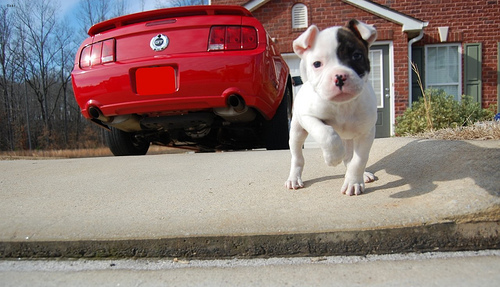
#> input picture HW2/fe-classification/input.jpg, 500 x 287 px
$ jupyter execute --allow-errors 'FE-SIFT-SURF-FAST-BRIEF-ORB copy.ipynb'
#> lines starting #> are read from the running program, lines starting #| are printed output that depends on the picture
# Feature Detection

#### The SIFT & SURF algorithms are patented by their respective creators, and while they are free to use in academic and research settings, you should technically be obtaining a license/permission from the creators if you are using them in a commercial (i.e. for-profit) application.

[cell 1]
import cv2
import numpy as np
import matplotlib.pyplot as plt
import os

[cell 2]
image = cv2.imread('input.jpg')
#> image is the input picture: shape (287, 500, 3); mean B, G, R 113.3, 118.7, 140.1
gray = cv2.cvtColor(image, cv2.COLOR_BGR2GRAY)
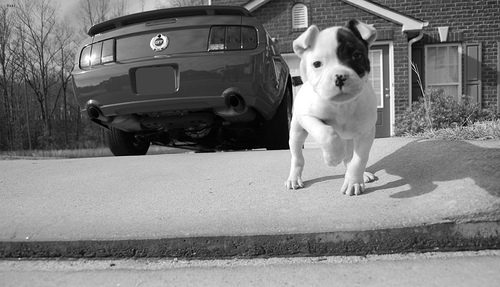
#> gray: shape (287, 500); min 0, max 255, mean 124.5
print(image.shape)
#| (287, 500, 3)

## SIFT

[cell 3]
#Create SIFT Feature Detector object
#sift = cv2.xfeatures2d.SIFT_create()
sift = cv2.SIFT_create()

[cell 4]
#Detect key points
keypoints_sift, des_sift = sift.detectAndCompute(gray, None)
#> keypoints_sift = 774 keypoints; strongest (x, y, size): (317, 64, 4.9), (90, 101, 2.4), (298, 81, 6.1), (288, 148, 2.2)
print("Number of keypoints Detected: ", len(keypoints_sift))
#| Number of keypoints Detected:  774

# Draw rich key points on input image
img2 = cv2.drawKeypoints(image, keypoints_sift, outImage = None, flags=cv2.DRAW_MATCHES_FLAGS_DRAW_RICH_KEYPOINTS)
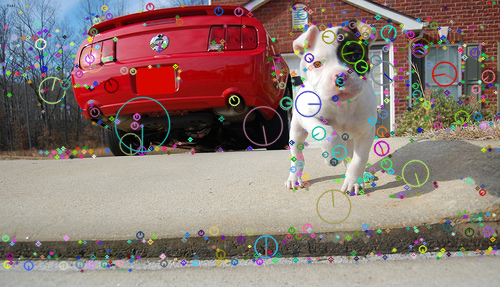
#> img2: shape (287, 500, 3); mean B, G, R 115.1, 120.5, 140.6

plt.figure(figsize = [10, 10])
plt.axis('off')
plt.imshow(cv2.cvtColor(img2, cv2.COLOR_BGR2RGB))

## Print the keypoints

[cell 5]
#Print the keypoints x, y, scale/size, angle, octave

pts = np.array([key_point.pt for key_point in keypoints_sift]).reshape(-1, 2)
#> pts = 774 pairs, first value 2.58 to 497.1, second value 2.46 to 270.6
scales = np.array([key_point.size for key_point in keypoints_sift]).reshape(-1, 1)
#> scales = 774 values, max 54.07 at index 217, min 1.8 at index 499, mean 3.98
orientations = np.array([key_point.angle for key_point in keypoints_sift]).reshape(-1, 1)
#> orientations = 774 values, max 360 at index 71, min 0.307 at index 383, mean 173
responses = np.array([key_point.response for key_point in keypoints_sift]).reshape(-1, 1)
#> responses = 774 values, max 0.109 at index 396, min 0.0134 at index 444, mean 0.0295
octaves = np.array([key_point.octave for key_point in keypoints_sift]).reshape(-1, 1)
#> octaves = 774 values, max 16646655 at index 214, min 131584 at index 90, mean 8054597.5

print(pts.shape,scales.shape,orientations.shape,responses.shape,octaves.shape)
#| (774, 2) (774, 1) (774, 1) (774, 1) (774, 1)

# [6 lines of commented-out code are left out]

## Print the descriptor

[cell 6]
print(des_sift.shape)
#| (774, 128)

## FAST

[cell 7]
# Create FAST Detector object
fast = cv2.xfeatures2d.StarDetector_create()

# Obtain Key points, by default non max suppression is On
# to turn off set fast.setBool('nonmaxSuppression', False)
keypoints = fast.detect(gray, None)
#> keypoints = 107 keypoints; strongest (x, y, size): (309, 102, 32), (293, 73, 6), (299, 93, 12), (294, 88, 4)
print("Number of keypoints Detected: ", len(keypoints))
#| Number of keypoints Detected:  107


# Draw rich keypoints on input image
img2 = cv2.drawKeypoints(image, keypoints, outImage = None, flags=cv2.DRAW_MATCHES_FLAGS_DRAW_RICH_KEYPOINTS)
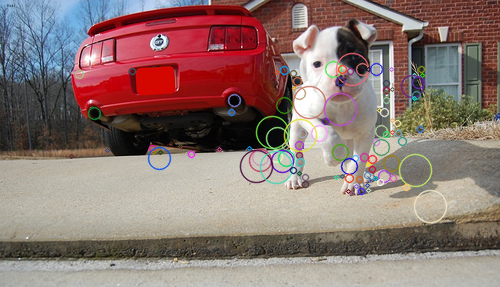
#> img2: shape (287, 500, 3); mean B, G, R 113.4, 118.5, 139.9

plt.figure(figsize = [10, 10])
plt.axis('off')
plt.imshow(cv2.cvtColor(img2, cv2.COLOR_BGR2RGB))

[cell 8]
#Print the keypoints x, y, scale/size, angle, octave

pts = np.array([key_point.pt for key_point in keypoints]).reshape(-1, 2)
#> pts = 107 pairs, first value 71 to 430, second value 69 to 206
scales = np.array([key_point.size for key_point in keypoints]).reshape(-1, 1)
#> scales = 107 values, max 32 at index 5, min 4 at index 7, mean 9.96
orientations = np.array([key_point.angle for key_point in keypoints]).reshape(-1, 1)
#> orientations = 107 values from -1 to -1
responses = np.array([key_point.response for key_point in keypoints]).reshape(-1, 1)
#> responses = 107 values, max 87.92 at index 31, min 30 at index 0, mean 38.17
octaves = np.array([key_point.octave for key_point in keypoints]).reshape(-1, 1)
#> octaves = 107 values from 0 to 0
print(pts.shape,scales.shape,orientations.shape,responses.shape,octaves.shape)
#| (107, 2) (107, 1) (107, 1) (107, 1) (107, 1)

## BRIEF Descriptors with FAST Detected Keypoints

[cell 9]
# Create FAST detector object
fast = cv2.xfeatures2d.StarDetector_create()


# Create BRIEF extractor object
brief = cv2.xfeatures2d.BriefDescriptorExtractor_create()

# Determine key points
keypoints = fast.detect(gray, None)

# Obtain descriptors and new final keypoints using BRIEF
keypoints, descriptors = brief.compute(gray, keypoints)
print("Number of keypoints Detected: ", len(keypoints))
#| Number of keypoints Detected:  107
print("Descriptors Detected: ", descriptors.shape)
#| Descriptors Detected:  (107, 32)

# Draw rich keypoints on input image
img2 = cv2.drawKeypoints(image, keypoints,outImage = None, flags=cv2.DRAW_MATCHES_FLAGS_DRAW_RICH_KEYPOINTS)
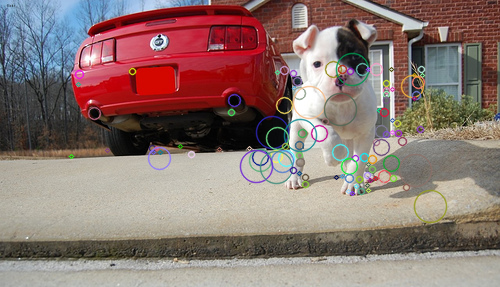
#> img2: shape (287, 500, 3); mean B, G, R 113.4, 118.6, 139.5

plt.figure(figsize = [10, 10])
plt.axis('off')
plt.imshow(cv2.cvtColor(img2, cv2.COLOR_BGR2RGB))

## Oriented FAST and Rotated BRIEF (ORB)

[cell 10]
# Create ORB object, we can specify the number of key points we desire
orb = cv2.ORB_create()

# Determine key points
keypoints = orb.detect(gray, None)
#> keypoints = 492 keypoints; strongest (x, y, size): (160, 38, 31), (288, 147, 31), (288, 146, 37.2), (159, 36, 31)

# Obtain the descriptors
keypoints, descriptors = orb.compute(gray, keypoints)
print("Number of keypoints Detected: ", len(keypoints))
#| Number of keypoints Detected:  492
print("Descriptors Detected: ", descriptors.shape)
#| Descriptors Detected:  (492, 32)

# Draw rich keypoints on input image
img2 = cv2.drawKeypoints(image, keypoints, outImage = None, flags=cv2.DRAW_MATCHES_FLAGS_DRAW_RICH_KEYPOINTS)
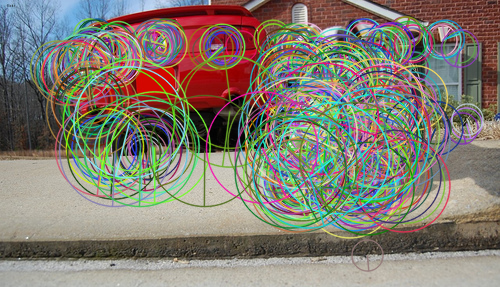
#> img2: shape (287, 500, 3); mean B, G, R 113.3, 124.4, 130.6

plt.figure(figsize = [10, 10])
plt.axis('off')
plt.imshow(cv2.cvtColor(img2, cv2.COLOR_BGR2RGB))

[cell 11]
print(keypoints[0].pt)
#| (355.0, 192.0)

## SURF

#Create SURF Feature Detector object -- have to install with pip
surf = cv2.xfeatures2d.SURF_create()#cv2.SURF_create()

# Only features, whose hessian is larger than hessianThreshold are retained by the detector
surf.hessianThreshold = 500
keypoints, descriptors = surf.detectAndCompute(gray, None)
print("Number of keypoints Detected: ", len(keypoints))

# Draw rich key points on input image
img2 = cv2.drawKeypoints(image, keypoints, flags=cv2.DRAW_MATCHES_FLAGS_DRAW_RICH_KEYPOINTS)

plt.figure(figsize = [10, 10])
plt.axis('off')
plt.imshow(cv2.cvtColor(img2, cv2.COLOR_BGR2RGB))

[cell 12]
folder1 = 'am-bulldog'
#> (the rest of this cell did not finish here and is left out)

#> (a cell that did not finish here is left out)

[cell 14]
print(des_sift.shape)
#| (774, 128)

[cell 15]
print(np.transpose(des_sift).shape)
#| (128, 774)

[cell 16]
# Perform k-means on the dataset
# Define criteria = ( type, max_iter = 10 , epsilon = 1.0 )
criteria = (cv2.TERM_CRITERIA_EPS + cv2.TERM_CRITERIA_MAX_ITER, 10, 1.0)
# Set flags (Just to avoid line break in the code)
flags = cv2.KMEANS_RANDOM_CENTERS
# Apply KMeans with number of centers, k=3
compactness,labels,centers = cv2.kmeans(des_sift,3,None,criteria,10,flags)
#> compactness = 86525595.2; labels = 774 values, max 2 at index 4, min 0 at index 0, mean 0.907
print(centers.shape)
#| (3, 128)

[cell 17]
A = des_sift[labels.ravel()==0] #features close to center 0, note we are using number of clusters or centers = 3
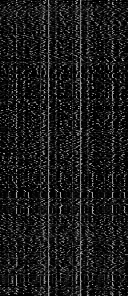
#> A: shape (296, 128) float32; min 0, max 189, mean 26.6
B = des_sift[labels.ravel()==1] #features close to center 1, note we are using number of clusters or centers = 3
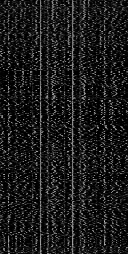
#> B: shape (254, 128) float32; min 0, max 196, mean 26.9
C = des_sift[labels.ravel()==1] #features close to center 1, note we are using number of clusters or centers = 3
print(A.shape)
#| (296, 128)
print(B.shape)
#| (254, 128)
print(C.shape)
#| (254, 128)
